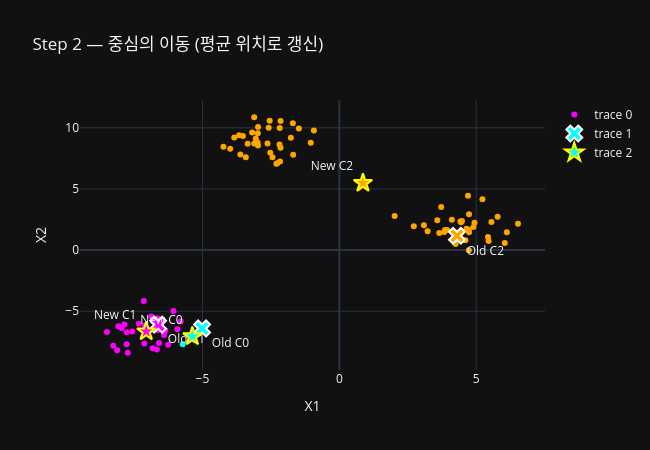

Write notebook code for a chart like this one.
### Markdown cell above
- 각 점은 자신과 가장 가까운 중심 속함
- 이 단계에서 데이터는 거리 기반으로 첫 번째 그룹을 형성
- 거리 개념이 K-Means의 핵심 작동 원리

### Code cell
new_centroids = np.array([X[clusters == i].mean(axis=0) for i in range(k)])

fig = go.Figure()
fig.add_trace(go.Scatter(
    x=X[:,0], y=X[:,1],
    mode="markers",
    marker=dict(color=cluster_colors, size=6)
))
fig.add_trace(go.Scatter(
    x=centroids[:,0], y=centroids[:,1],
    mode="markers+text",
    text=[f"Old C{i}" for i in range(k)],
    textposition="bottom right",
    marker=dict(size=14, color=colors, symbol="x", line=dict(width=2,color="white"))
))
fig.add_trace(go.Scatter(
    x=new_centroids[:,0], y=new_centroids[:,1],
    mode="markers+text",
    text=[f"New C{i}" for i in range(k)],
    textposition="top left",
    marker=dict(size=14, color=colors, symbol="star", line=dict(width=2,color="yellow"))
))
fig.update_layout(
    title="Step 2 — 중심의 이동 (평균 위치로 갱신)",
    xaxis_title="X1", yaxis_title="X2", template="plotly_dark",
    width=650, height=450
)
fig.show()

centroids = new_centroids

### Figure 1 — Plotly figure (JSON) as saved in the notebook; plotly's stock layout.template omitted (floating-point values rounded to 4 significant figures)
{"data": [{"marker": {"color": ["magenta", "orange", "orange", "orange", "magenta", "orange", "orange", "orange", "orange", "orange", "orange", "magenta", "magenta", "orange", "orange", "magenta", "magenta", "orange", "magenta", "magenta", "orange", "magenta", "magenta", "orange", "orange", "orange", "orange", "magenta", "magenta", "magenta", "magenta", "orange", "orange", "cyan", "orange", "orange", "orange", "orange", "orange", "orange", "magenta", "orange", "orange", "orange", "orange", "orange", "magenta", "magenta", "magenta", "orange", "orange", "orange", "orange", "magenta", "magenta", "magenta", "orange", "orange", "orange", "orange", "magenta", "orange", "magenta", "orange", "magenta", "magenta", "orange", "magenta", "orange", "orange", "orange", "magenta", "magenta", "orange", "orange", "magenta", "orange", "magenta", "orange", "orange", "orange", "orange", "orange", "cyan", "orange", "orange", "orange", "orange", "orange", "orange", "orange", "orange", "orange", "orange", "orange", "orange", "orange", "orange", "magenta", "orange"], "size": 6}, "mode": "markers", "x": [-7.726, 5.453, -2.979, 6.043, -6.522, 3.649, -2.178, 4.42, 4.737, -3.66, -3.054, -6.652, -6.358, -3.616, -1.771, -7.951, -6.603, -2.581, -7.763, -6.406, -2.973, -6.957, -7.326, -2.148, -2.545, -2.97, 3.225, -6.254, -7.854, -8.117, -7.56, 4.936, 4.448, -5.721, -0.93, -3.11, -2.442, -2.185, 5.555, 4.732, -8.257, -2.988, 4.605, -3.837, -2.625, 3.578, -8.487, -6.706, -6.867, 3.831, 2.02, 4.645, -1.697, -6.62, -6.058, -7.103, -3.522, -2.267, 6.118, -4.234, -6.587, 3.938, -7.125, 2.721, -7.144, -6.666, 4.7, -7.769, 4.11, 4.897, 4.297, -6.629, -8.071, -2.166, 4.74, -5.916, 5.431, -6.821, 6.526, 3.089, -2.148, 3.857, -1.687, -5.014, -2.523, -2.3, -1.044, 3.72, -3.988, 4.248, 4.727, 5.783, -3.417, 5.227, -3.111, -3.186, -1.478, 4.479, -5.797, -3.348], "y": [-8.395, 0.7423, 9.557, 0.5713, -6.319, 1.407, 9.99, 2.33, 2.942, 9.39, 9.125, -5.573, -6.583, 7.818, 9.186, -6.398, -6.053, 10.02, -6.726, -6.953, 8.549, -6.539, -6.024, 10.55, 10.58, 10.07, 1.553, -7.737, -6.093, -8.201, -6.648, 2.234, 2.275, -7.701, 9.782, 8.723, 7.59, 8.629, 2.302, -0.0144, -7.818, 8.829, 0.8045, 9.211, 8.713, 2.447, -6.695, -6.495, -5.427, 1.471, 2.795, 1.739, 10.37, -6.098, -4.983, -6.166, 9.329, 7.101, 1.455, 8.452, -7.594, 1.646, -7.634, 1.947, -4.16, -8.126, 4.436, -7.696, 2.486, 1.899, 1.171, -6.534, -6.224, 7.251, 1.47, -6.467, 1.064, -8.023, 2.148, 2.042, 8.369, 1.651, 7.793, -6.406, 7.957, 7.055, 8.789, 3.523, 8.294, 0.5097, 1.674, 2.725, 7.602, 4.164, 10.87, 9.626, 9.946, 2.377, -5.826, 8.705], "type": "scatter"}, {"marker": {"color": ["cyan", "magenta", "orange"], "line": {"color": "white", "width": 2}, "size": 14, "symbol": "x"}, "mode": "markers+text", "text": ["Old C0", "Old C1", "Old C2"], "textposition": "bottom right", "x": [-5.014, -6.62, 4.297], "y": [-6.406, -6.098, 1.171], "type": "scatter"}, {"marker": {"color": ["cyan", "magenta", "orange"], "line": {"color": "yellow", "width": 2}, "size": 14, "symbol": "star"}, "mode": "markers+text", "text": ["New C0", "New C1", "New C2"], "textposition": "top left", "x": [-5.367, -7.054, 0.8624], "y": [-7.054, -6.652, 5.49], "type": "scatter"}], "layout": {"title": {"text": "Step 2 — 중심의 이동 (평균 위치로 갱신)"}, "xaxis": {"title": {"text": "X1"}}, "yaxis": {"title": {"text": "X2"}}, "width": 650, "height": 450}}
